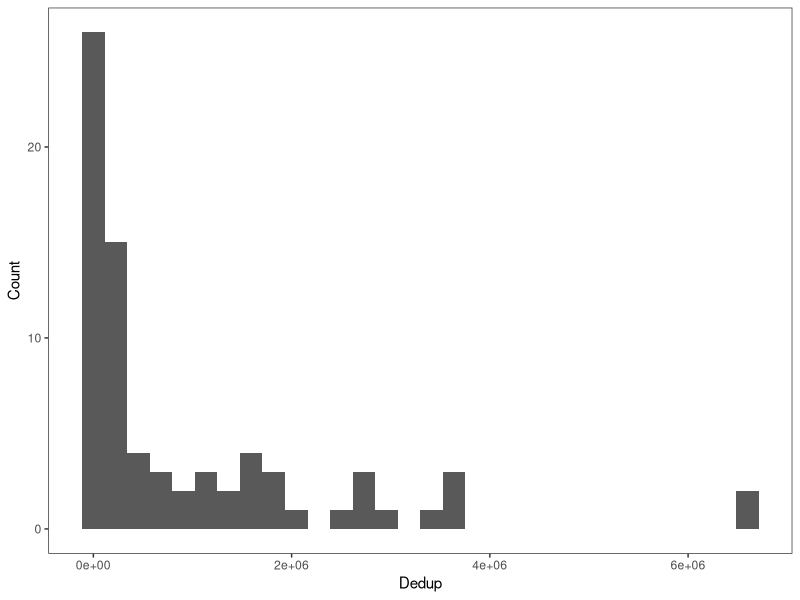

The R script that drew this image:
## ---- chunk 1
knitr::opts_chunk$set(echo = TRUE, warning=FALSE, message=FALSE)
## ---- chunk 2
library(tidyverse)
## ---- chunk 3
m1<-read_csv("meta/samples-10312024.csv") %>% mutate(Well=paste0(Row,Column)) %>% select(-Row, -Column)
barcodes<-read_csv("meta/expected-barcodes.csv")
m1<-m1 %>% left_join(barcodes) 
## ---- chunk 4
p1<-m1 %>% filter(Plate==1) %>% mutate(File1=paste0("PLATE0",Plate,"_RA_GG",Barcode,"TGCAGG.fastq")) %>%
  mutate(File2=paste0("PLATE0",Plate,"_RB_GG",Barcode,"TGCAGG.fastq")) %>%
  mutate(File3=paste0(SampleID,"_R1.fastq")) %>%
  mutate(File4=paste0(SampleID,"_R2.fastq")) %>%
  mutate(Command1 = paste0("mv data/raw/plate-1/", File1, " data/renamed/",File3)) %>%
  mutate(Command2 = paste0("mv data/raw/plate-1/", File2, " data/renamed/",File4)) 
p2<-m1 %>% filter(Plate==2) %>% mutate(File1=paste0("PLATE0",Plate,"_RA_GG",Barcode,"TGCAGG.fastq")) %>%
  mutate(File2=paste0("PLATE0",Plate,"_RB_GG",Barcode,"TGCAGG.fastq")) %>%
  mutate(File3=paste0(SampleID,"_R1.fastq")) %>%
  mutate(File4=paste0(SampleID,"_R2.fastq")) %>%
  mutate(Command1 = paste0("mv data/raw/plate-2/", File1, " data/renamed/",File3)) %>%
  mutate(Command2 = paste0("mv data/raw/plate-2/", File2, " data/renamed/",File4)) 

c1<-p1%>%select(Command1) %>% rename(Command=Command1)
c2<-p1%>%select(Command2) %>% rename(Command=Command2)
c3<-p2%>%select(Command1) %>% rename(Command=Command1)
c4<-p2%>%select(Command2) %>% rename(Command=Command2)
bind_rows(c1,c2,c3,c4) %>% write_tsv("101.1-rename-commands.txt", col_names = FALSE)
## ---- chunk 5
fish<-read_csv("Longfin smelt meta and tissues/all_fish_clust_ids.csv") 
fish$SampleID<-gsub("_0","",fish$fishid)
fish$SampleID<-gsub("_","",fish$SampleID)
## ---- chunk 6
m2<-m1 %>% left_join(fish) 
m2 %>% group_by(clust_name_100) %>% summarize(Count=n())
## ---- chunk 7
df<-read_csv("meta/alt-demulti.txt", col_names = c("SampleID","Aligned","Dedup","Cov"))
ddf<-m2 %>% left_join(df)
## ---- chunk 8
ggplot(ddf) +
  geom_histogram(aes(x=Dedup)) +
  theme_bw() +
  theme(panel.grid=element_blank()) +
  ylab("Count")
## ---- chunk 9
ddf %>% filter(Dedup>1e5) %>% group_by(clust_name_100) %>% summarize(Count=n())
